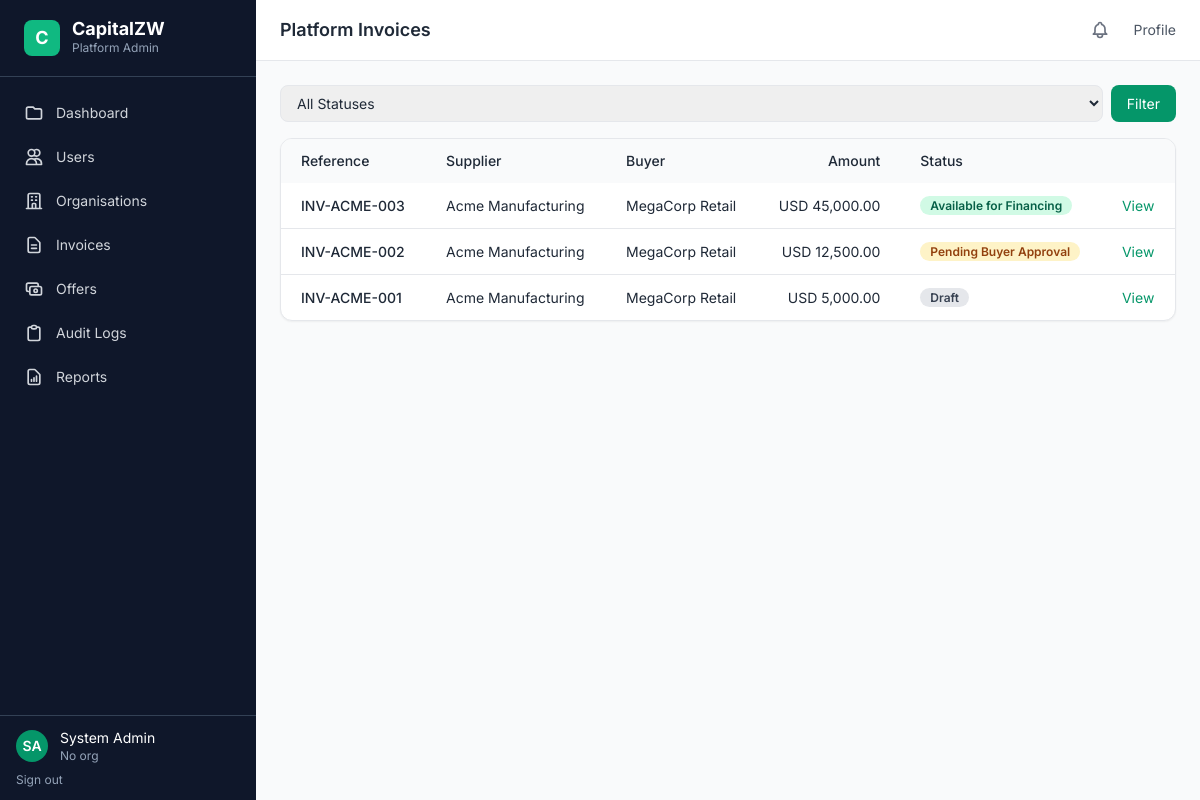
The page /invoices/admin/all/ (signed in) on the database its author committed.
### apps/accounts/models.py (models this page shows, shortened)
class User(AbstractBaseUser, PermissionsMixin):
    ROLE_CHOICES = settings.USER_ROLES
    id = models.UUIDField(primary_key=True, default=uuid.uuid4, editable=False)
    organisation = models.ForeignKey(
        'organisations.Organisation', on_delete=models.SET_NULL,
        null=True, blank=True, related_name='users'
    )
    first_name = models.CharField(max_length=150)
    last_name = models.CharField(max_length=150)
    email = models.EmailField(unique=True)
    phone = models.CharField(max_length=20, blank=True)
    role = models.CharField(max_length=30, choices=ROLE_CHOICES, default='supplier_user')
    is_active = models.BooleanField(default=False)
    is_staff = models.BooleanField(default=False)
    is_email_verified = models.BooleanField(default=False)
    last_login_at = models.DateTimeField(null=True, blank=True)
    created_at = models.DateTimeField(auto_now_add=True)
    updated_at = models.DateTimeField(auto_now=True)
    objects = UserManager()
    USERNAME_FIELD = 'email'
    REQUIRED_FIELDS = ['first_name', 'last_name']
    class Meta:
        ordering = ['-created_at']
        verbose_name = 'User'
        verbose_name_plural = 'Users'
    @property
    def full_name(self):
        return f"{self.first_name} {self.last_name}"
    @property
    def is_supplier(self):
        return self.role in settings.SUPPLIER_ROLES
    @property
    def is_buyer(self):
        return self.role in settings.BUYER_ROLES
    @property
    def is_financier(self):
        return self.role in settings.FINANCIER_ROLES
    @property
    def is_admin(self):
        return self.role in settings.ADMIN_ROLES

### apps/invoices/models.py (models this page shows, shortened)
class Invoice(models.Model):
    STATUS_CHOICES = [
        ('draft', 'Draft'),
        ('submitted', 'Submitted'),
        ('pending_buyer_approval', 'Pending Buyer Approval'),
        ('clarification_requested', 'Clarification Requested'),
        ('approved_by_buyer', 'Approved by Buyer'),
        ('available_for_financing', 'Available for Financing'),
        ('offer_received', 'Offer Received'),
        ('offer_accepted', 'Offer Accepted'),
        ('settlement_pending', 'Settlement Pending'),
        ('settled', 'Settled'),
        ('repayment_pending', 'Repayment Pending'),
        ('repaid', 'Repaid'),
        ('closed', 'Closed'),
        ('rejected', 'Rejected'),
        ('disputed', 'Disputed'),
        ('cancelled', 'Cancelled'),
        ('expired', 'Expired'),
    ]
    CURRENCY_CHOICES = [
        ('USD', 'US Dollar'),
        ('ZWG', 'Zimbabwe Gold'),
        ('ZAR', 'South African Rand'),
        ('GBP', 'British Pound'),
        ('EUR', 'Euro'),
    ]
    RISK_CHOICES = [
        ('low', 'Low'),
        ('medium', 'Medium'),
        ('high', 'High'),
        ('unrated', 'Unrated'),
    ]
    id = models.UUIDField(primary_key=True, default=uuid.uuid4, editable=False)
    invoice_reference = models.CharField(max_length=30, unique=True, editable=False)
    supplier = models.ForeignKey(Organisation, on_delete=models.PROTECT, related_name='supplier_invoices')
    buyer = models.ForeignKey(Organisation, on_delete=models.PROTECT, related_name='buyer_invoices')
    invoice_number = models.CharField(max_length=100)
    purchase_order_number = models.CharField(max_length=100, blank=True)
    grn_number = models.CharField(max_length=100, blank=True)
    currency = models.CharField(max_length=5, choices=CURRENCY_CHOICES, default='USD')
    invoice_amount = models.DecimalField(max_digits=15, decimal_places=2)
    invoice_date = models.DateField()
    due_date = models.DateField()
    description = models.TextField(blank=True)
    status = models.CharField(max_length=30, choices=STATUS_CHOICES, default='draft')
    risk_rating = models.CharField(max_length=20, choices=RISK_CHOICES, default='unrated')
    submitted_by = models.ForeignKey(
        settings.AUTH_USER_MODEL, on_delete=models.SET_NULL,
        null=True, blank=True, related_name='submitted_invoices'
    )
    submitted_at = models.DateTimeField(null=True, blank=True)
    approved_at = models.DateTimeField(null=True, blank=True)
    closed_at = models.DateTimeField(null=True, blank=True)
    created_at = models.DateTimeField(auto_now_add=True)
    updated_at = models.DateTimeField(auto_now=True)
    class Meta:
        ordering = ['-created_at']
        unique_together = ['supplier', 'buyer', 'invoice_number']

### apps/organisations/models.py (models this page shows, shortened)
class Organisation(models.Model):
    TYPE_CHOICES = [
        ('supplier', 'Supplier'),
        ('buyer', 'Buyer'),
        ('financier', 'Financier'),
        ('platform', 'Platform'),
        ('partner', 'Partner'),
    ]
    STATUS_CHOICES = [
        ('pending', 'Pending'),
        ('approved', 'Approved'),
        ('rejected', 'Rejected'),
        ('suspended', 'Suspended'),
    ]
    RISK_CHOICES = [
        ('low', 'Low'),
        ('medium', 'Medium'),
        ('high', 'High'),
        ('unrated', 'Unrated'),
    ]
    id = models.UUIDField(primary_key=True, default=uuid.uuid4, editable=False)
    name = models.CharField(max_length=255)
    trading_name = models.CharField(max_length=255, blank=True)
    organisation_type = models.CharField(max_length=20, choices=TYPE_CHOICES)
    registration_number = models.CharField(max_length=100, blank=True)
    tax_number = models.CharField(max_length=100, blank=True)
    sector = models.CharField(max_length=100, blank=True)
    country = models.CharField(max_length=100, default='Zimbabwe')
    city = models.CharField(max_length=100, blank=True)
    address = models.TextField(blank=True)
    contact_email = models.EmailField(blank=True)
    contact_phone = models.CharField(max_length=20, blank=True)
    status = models.CharField(max_length=20, choices=STATUS_CHOICES, default='pending')
    risk_rating = models.CharField(max_length=20, choices=RISK_CHOICES, default='unrated')
    created_at = models.DateTimeField(auto_now_add=True)
    updated_at = models.DateTimeField(auto_now=True)
    class Meta:
        ordering = ['name']

### apps/invoices/views.py (the view)
# urls.py: path('admin/all/', views.admin_invoice_list, name='admin_list'),
@login_required
@admin_required
def admin_invoice_list(request):
    invoices = Invoice.objects.select_related('supplier', 'buyer').all()
    status_filter = request.GET.get('status', '')
    if status_filter:
        invoices = invoices.filter(status=status_filter)
    return render(request, 'admin_portal/invoices/list.html', {'invoices': invoices, 'status_filter': status_filter})

### templates/admin_portal/invoices/list.html (shortened to what this page needs)
{% extends "portal_base.html" %}{% load humanize %}
{% block title %}All Invoices - CapitalZW Admin{% endblock %}{% block page_title %}Platform Invoices{% endblock %}
{% block content %}
<div class="mb-4 flex gap-3">
    <form method="get" class="flex gap-2 flex-1">
        <select name="status" class="px-3 py-2 border rounded-lg text-sm flex-1"><option value="">All Statuses</option></select>
        <button type="submit" class="px-4 py-2 bg-emerald-600 text-white rounded-lg text-sm">Filter</button>
    </form>
</div>
<div class="bg-white rounded-xl border shadow-sm overflow-hidden">
    <table class="w-full text-sm">
        <thead class="bg-gray-50"><tr><th class="px-5 py-3 text-left font-medium">Reference</th><th class="px-5 py-3 text-left font-medium">Supplier</th><th class="px-5 py-3 text-left font-medium">Buyer</th><th class="px-5 py-3 text-right font-medium">Amount</th><th class="px-5 py-3 text-left font-medium">Status</th><th class="px-5 py-3"></th></tr></thead>
        <tbody class="divide-y">
        {% for inv in invoices %}
        <tr class="hover:bg-gray-50"><td class="px-5 py-3 font-medium">{{ inv.invoice_reference }}</td><td class="px-5 py-3">{{ inv.supplier.name }}</td><td class="px-5 py-3">{{ inv.buyer.name }}</td><td class="px-5 py-3 text-right">{{ inv.currency }} {{ inv.invoice_amount|intcomma }}</td><td class="px-5 py-3"><span class="status-badge status-{{ inv.status }}">{{ inv.get_status_display }}</span></td><td class="px-5 py-3"><a href="{% url 'invoices:detail' inv.id %}" class="text-emerald-600">View</a></td></tr>
        {% empty %}
        <tr><td colspan="6" class="px-5 py-12 text-center text-gray-400">No invoices on the platform.</td></tr>
        {% endfor %}
        </tbody>
    </table>
</div>
{% endblock %}

### templates/portal_base.html (shortened to what this page needs)
{% extends "base.html" %}
{% load humanize %}
{% block body %}
<div class="flex h-screen overflow-hidden">
    <aside id="sidebar" class="w-64 bg-slate-900 text-gray-300 flex flex-col flex-shrink-0 transition-transform duration-300 lg:translate-x-0 -translate-x-full fixed lg:static inset-y-0 left-0 z-30">
        <div class="flex items-center gap-3 px-6 py-5 border-b border-slate-700">
            <div class="w-9 h-9 bg-emerald-500 rounded-lg flex items-center justify-center">
                <span class="text-white font-bold text-lg">C</span>
            </div>
            <div>
                <h1 class="text-white font-bold text-lg leading-none">CapitalZW</h1>
                <p class="text-xs text-slate-400 mt-0.5">{{ request.user.get_role_display }}</p>
            </div>
        </div>
        <nav class="flex-1 px-3 py-4 space-y-1 overflow-y-auto">
            {% block sidebar_nav %}
            {% if request.user.is_supplier %}
            <a href="{% url 'dashboard:supplier' %}" class="sidebar-link flex items-center gap-3 px-3 py-2.5 rounded-lg text-sm">
                <svg class="w-5 h-5" fill="none" stroke="currentColor" viewBox="0 0 24 24"><path stroke-linecap="round" stroke-linejoin="round" stroke-width="2" d="M3 7v10a2 2 0 002 2h14a2 2 0 002-2V9a2 2 0 00-2-2h-6l-2-2H5a2 2 0 00-2 2z"/></svg>
                Dashboard
            </a>
            <a href="{% url 'invoices:create' %}" class="sidebar-link flex items-center gap-3 px-3 py-2.5 rounded-lg text-sm">
                <svg class="w-5 h-5" fill="none" stroke="currentColor" viewBox="0 0 24 24"><path stroke-linecap="round" stroke-linejoin="round" stroke-width="2" d="M12 4v16m8-8H4"/></svg>
                Submit Invoice
            </a>
            <a href="{% url 'invoices:supplier_list' %}" class="sidebar-link flex items-center gap-3 px-3 py-2.5 rounded-lg text-sm">
                <svg class="w-5 h-5" fill="none" stroke="currentColor" viewBox="0 0 24 24"><path stroke-linecap="round" stroke-linejoin="round" stroke-width="2" d="M9 12h6m-6 4h6m2 5H7a2 2 0 01-2-2V5a2 2 0 012-2h5.586a1 1 0 01.707.293l5.414 5.414a1 1 0 01.293.707V19a2 2 0 01-2 2z"/></svg>
                My Invoices
            </a>
            <a href="{% url 'reports:invoices' %}" class="sidebar-link flex items-center gap-3 px-3 py-2.5 rounded-lg text-sm">
                <svg class="w-5 h-5" fill="none" stroke="currentColor" viewBox="0 0 24 24"><path stroke-linecap="round" stroke-linejoin="round" stroke-width="2" d="M9 17v-2m3 2v-4m3 4v-6m2 10H7a2 2 0 01-2-2V5a2 2 0 012-2h5.586a1 1 0 01.707.293l5.414 5.414a1 1 0 01.293.707V19a2 2 0 01-2 2z"/></svg>
                Reports
            </a>
            {% elif request.user.is_admin %}
            <a href="{% url 'dashboard:admin' %}" class="sidebar-link flex items-center gap-3 px-3 py-2.5 rounded-lg text-sm">
                <svg class="w-5 h-5" fill="none" stroke="currentColor" viewBox="0 0 24 24"><path stroke-linecap="round" stroke-linejoin="round" stroke-width="2" d="M3 7v10a2 2 0 002 2h14a2 2 0 002-2V9a2 2 0 00-2-2h-6l-2-2H5a2 2 0 00-2 2z"/></svg>
                Dashboard
            </a>
            <a href="{% url 'accounts:user_list' %}" class="sidebar-link flex items-center gap-3 px-3 py-2.5 rounded-lg text-sm">
                <svg class="w-5 h-5" fill="none" stroke="currentColor" viewBox="0 0 24 24"><path stroke-linecap="round" stroke-linejoin="round" stroke-width="2" d="M12 4.354a4 4 0 110 5.292M15 21H3v-1a6 6 0 0112 0v1zm0 0h6v-1a6 6 0 00-9-5.197M13 7a4 4 0 11-8 0 4 4 0 018 0z"/></svg>
                Users
            </a>
            <a href="{% url 'organisations:list' %}" class="sidebar-link flex items-center gap-3 px-3 py-2.5 rounded-lg text-sm">
                <svg class="w-5 h-5" fill="none" stroke="currentColor" viewBox="0 0 24 24"><path stroke-linecap="round" stroke-linejoin="round" stroke-width="2" d="M19 21V5a2 2 0 00-2-2H7a2 2 0 00-2 2v16m14 0h2m-2 0h-5m-9 0H3m2 0h5M9 7h1m-1 4h1m4-4h1m-1 4h1m-5 10v-5a1 1 0 011-1h2a1 1 0 011 1v5m-4 0h4"/></svg>
                Organisations
            </a>
            <a href="{% url 'invoices:admin_list' %}" class="sidebar-link flex items-center gap-3 px-3 py-2.5 rounded-lg text-sm">
                <svg class="w-5 h-5" fill="none" stroke="currentColor" viewBox="0 0 24 24"><path stroke-linecap="round" stroke-linejoin="round" stroke-width="2" d="M9 12h6m-6 4h6m2 5H7a2 2 0 01-2-2V5a2 2 0 012-2h5.586a1 1 0 01.707.293l5.414 5.414a1 1 0 01.293.707V19a2 2 0 01-2 2z"/></svg>
                Invoices
            </a>
            <a href="{% url 'invoices:admin_offers' %}" class="sidebar-link flex items-center gap-3 px-3 py-2.5 rounded-lg text-sm">
                <svg class="w-5 h-5" fill="none" stroke="currentColor" viewBox="0 0 24 24"><path stroke-linecap="round" stroke-linejoin="round" stroke-width="2" d="M17 9V7a2 2 0 00-2-2H5a2 2 0 00-2 2v6a2 2 0 002 2h2m2 4h10a2 2 0 002-2v-6a2 2 0 00-2-2H9a2 2 0 00-2 2v6a2 2 0 002 2zm7-5a2 2 0 11-4 0 2 2 0 014 0z"/></svg>
                Offers
            </a>
            <a href="{% url 'audit:list' %}" class="sidebar-link flex items-center gap-3 px-3 py-2.5 rounded-lg text-sm">
                <svg class="w-5 h-5" fill="none" stroke="currentColor" viewBox="0 0 24 24"><path stroke-linecap="round" stroke-linejoin="round" stroke-width="2" d="M9 5H7a2 2 0 00-2 2v12a2 2 0 002 2h10a2 2 0 002-2V7a2 2 0 00-2-2h-2M9 5a2 2 0 002 2h2a2 2 0 002-2M9 5a2 2 0 012-2h2a2 2 0 012 2"/></svg>
                Audit Logs
            </a>
            <a href="{% url 'reports:invoices' %}" class="sidebar-link flex items-center gap-3 px-3 py-2.5 rounded-lg text-sm">
                <svg class="w-5 h-5" fill="none" stroke="currentColor" viewBox="0 0 24 24"><path stroke-linecap="round" stroke-linejoin="round" stroke-width="2" d="M9 17v-2m3 2v-4m3 4v-6m2 10H7a2 2 0 01-2-2V5a2 2 0 012-2h5.586a1 1 0 01.707.293l5.414 5.414a1 1 0 01.293.707V19a2 2 0 01-2 2z"/></svg>
                Reports
            </a>
            {% elif request.user.is_compliance %}
            <a href="{% url 'dashboard:compliance' %}" class="sidebar-link flex items-center gap-3 px-3 py-2.5 rounded-lg text-sm">Dashboard</a>
            <a href="{% url 'audit:list' %}" class="sidebar-link flex items-center gap-3 px-3 py-2.5 rounded-lg text-sm">Audit Logs</a>
            {% endif %}
            {% endblock %}
        </nav>
        <div class="px-4 py-3 border-t border-slate-700">
            <div class="flex items-center gap-3">
                <div class="w-8 h-8 bg-emerald-600 rounded-full flex items-center justify-center text-white text-sm font-semibold">
                    {{ request.user.first_name.0 }}{{ request.user.last_name.0 }}
                </div>
                <div class="flex-1 min-w-0">
                    <p class="text-sm text-white truncate">{{ request.user.full_name }}</p>
                    <p class="text-xs text-slate-400 truncate">{{ request.user.organisation.name|default:"No org" }}</p>
                </div>
            </div>
            <a href="{% url 'accounts:logout' %}" class="mt-2 block text-xs text-slate-400 hover:text-red-400 transition-colors">Sign out</a>
        </div>
    </aside>
    <div class="flex-1 flex flex-col overflow-hidden">
        <header class="bg-white border-b border-gray-200 px-6 py-3 flex items-center justify-between flex-shrink-0">
            <div class="flex items-center gap-4">
                <h2 class="text-lg font-semibold text-gray-800">{% block page_title %}Dashboard{% endblock %}</h2>
            </div>
            <div class="flex items-center gap-4">
                <a href="{% url 'notifications:list' %}" class="relative p-2 rounded-lg hover:bg-gray-100 transition-colors">
                </a>
                <a href="{% url 'accounts:profile' %}" class="text-sm text-gray-600 hover:text-emerald-600 transition-colors">Profile</a>
            </div>
        </header>
        <main class="flex-1 overflow-y-auto p-6">
            {% block content %}{% endblock %}
        </main>
    </div>
</div>
{% endblock %}

### rows shown on the page
User: user.role "Platform Admin", user.first_name.0 "S", user.last_name.0 "A", user.full_name "System Admin", user.organisation.name "No org"
Invoice: invoice_reference "INV-ACME-003", supplier.name "Acme Manufacturing", buyer.name "MegaCorp Retail", currency "USD", invoice_amount "45,000.00", status "Available for Financing"
Invoice: invoice_reference "INV-ACME-002", supplier.name "Acme Manufacturing", buyer.name "MegaCorp Retail", currency "USD", invoice_amount "12,500.00", status "Pending Buyer Approval"
Invoice: invoice_reference "INV-ACME-001", supplier.name "Acme Manufacturing", buyer.name "MegaCorp Retail", currency "USD", invoice_amount "5,000.00", status "Draft"
